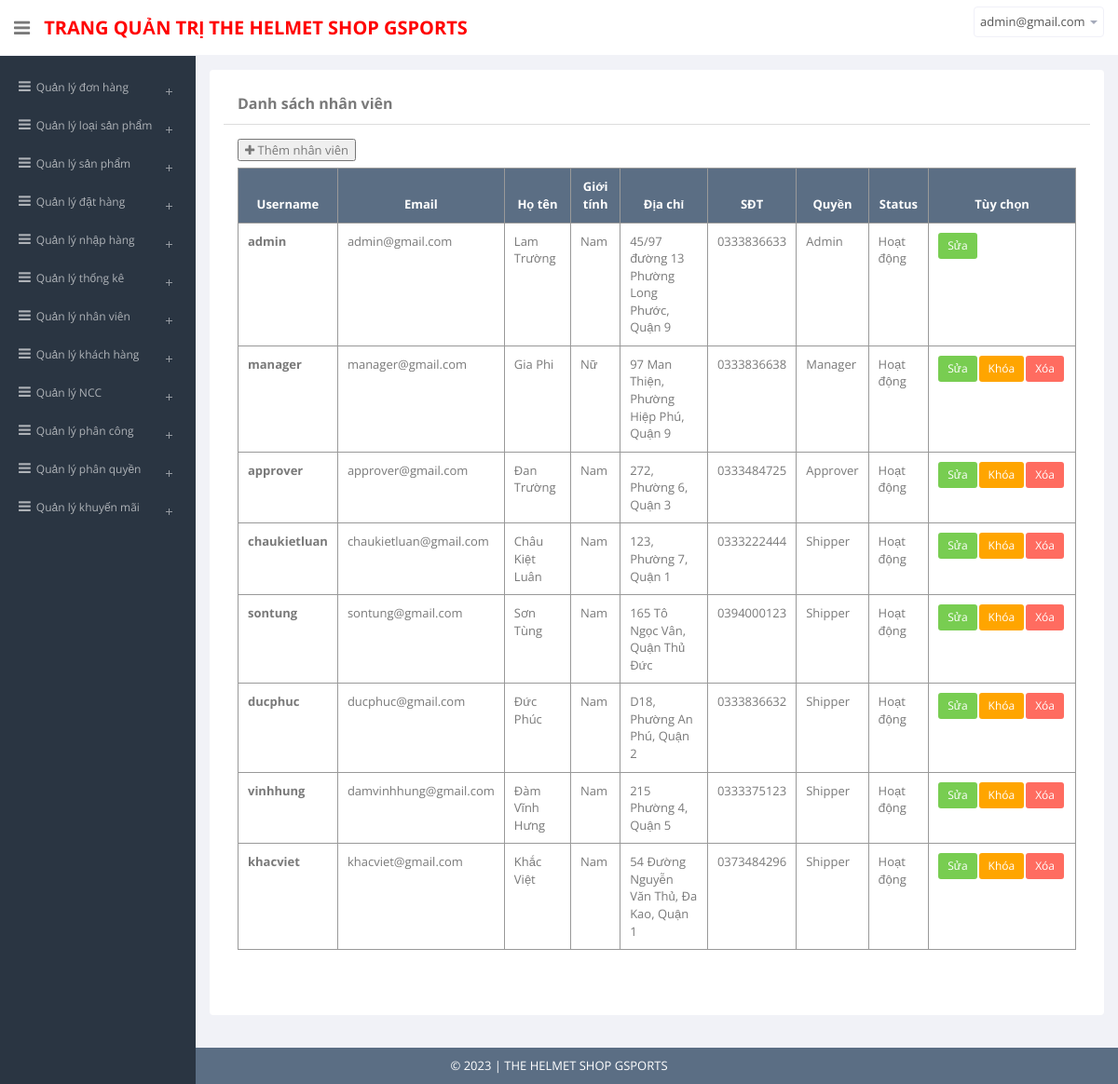
The app's page /admin/views/employees.php (signed in) with its own data.
### tables this page shows
CREATE TABLE `employee` (
  `id` int(12) NOT NULL,
  `username` varchar(12) NOT NULL,
  `email` varchar(50) NOT NULL,
  `password` varchar(12) NOT NULL,
  `name` varchar(50) NOT NULL,
  `gender` enum('Nam','Nữ') NOT NULL,
  `address` varchar(100) NOT NULL,
  `phone` varchar(10) NOT NULL,
  `status` int(1) NOT NULL,
  `id_role` int(11) NOT NULL
);

CREATE TABLE `role` (
  `id_role` int(11) NOT NULL,
  `name` varchar(20) NOT NULL,
  `description` varchar(400) NOT NULL
);

### admin/model/BaseModel.php (called while the page is built, shortened)
<?php
class BaseModel{
    public $db;
    function __construct(){
        try{
            $this->db = new PDO('mysql:host=127.0.0.1:3306;dbname=helmet_shop','root','');
            $this->db->exec('SET NAMES UTF8');
        } catch(PDOException $e){
            echo "Lỗi: ".$e->getMessage();
            die;
        }
    }
    function setStatement($sql,$value = []){
        $stmt = $this->db->prepare($sql);
        return $stmt;
    }
    function loadMoreRows($sql,$value=[]){
        $stmt = $this->setStatement($sql,$value);
        $check = $stmt->execute();
        return $stmt->fetchAll(PDO::FETCH_OBJ);
    }
}
?>

### admin/model/UserModel.php (called while the page is built, shortened)
<?php
	include_once('..\model\BaseModel.php');
	class UserModel extends BaseModel {
		function getEmployees() {
			$sql="SELECT e.id,e.username,e.password,e.name,e.email,e.address,e.gender,e.phone,e.status,e.id_role,r.name AS role_name
			FROM employee e
			INNER JOIN role r ON e.id_ROLE=r.id_role
			ORDER BY e.id_role";
			return  $this->loadMoreRows($sql);
		}
	}
?>

### admin/views/employees.php (the view, shortened to what this page needs)
<?php
	include_once('..\model\UserModel.php');
	$model=new UserModel;
	$employees=$model->getEmployees();
?>
<head>
    <?php include_once('..\views\common.php'); ?>
</head>
<body>
    <section id="container">
	<?php include_once('header.php')?>
	<?php if(isset($_SESSION['login_email'])) include_once('menu.php'); ?>
	<section id="main-content">
	<section class="wrapper">
    <div class="panel panel-body">
        <section class="content">
            <div class="panel panel-default">
				<div class="panel-heading">
					<b>Danh sách nhân viên</b>
				</div>
				<div class="panel-body">
				<button id='btnAddEmployee'><i class="fa fa-plus"></i> Thêm nhân viên</button><br/>
				<?php
					echo "<table class='table table-bordered table-hover'>";
					echo "<thead>";
					echo "<tr>";
					echo "<th style='text-align:center;'>Username</th>";
					echo "<th style='text-align:center;'>Email</th>";
					echo "<th style='text-align:center;'>Họ tên</th>";
					echo "<th style='text-align:center;'>Giới tính</th>";
					echo "<th style='text-align:center;'>Địa chỉ</th>";
					echo "<th style='text-align:center;'>SĐT</th>";
					echo "<th style='text-align:center;'>Quyền</th>";
					echo "<th style='text-align:center;'>Status</th>";
					echo "<th style='text-align:center;'>Tùy chọn</th>";
					echo "</tr>";
					echo "</thead>";
					foreach ($employees as $e) {
						echo "<tr>";
						echo "<td><b>".$e->username."</b></td>";
						echo "<td>".$e->email."</td>";
						echo "<td>".$e->name."</td>";
						echo "<td>".$e->gender."</td>";
						echo "<td>".$e->address."</td>";
						echo "<td>".$e->phone."</td>";
						echo "<td>".$e->role_name."</td>";
						$status=($e->status==1)?"Hoạt động":"Ngừng hoạt động";
						echo "<td>".$status."</td>";
                        echo "<td><span class='optionButtons'>";
                        echo "<button class='btn btn-sm btn-success btnEdit' username='$e->username' password='$e->password' email='$e->email' name='$e->name' gender='$e->gender' address='$e->address' phone='$e->phone' id_role='$e->id_role' status='$e->status'>Sửa</button>";
                        if ($e->username!='admin') {
                            if ($e->status==1)
                                echo "<button username='$e->username' class='btn btn-sm btn-danger btnLock'>Khóa</button>";
                            echo "<button id_employee='$e->id' username='$e->username' class='btn btn-sm btn-danger btnDelete'>Xóa</button>";
                        }
						echo "</span></td>";
						echo "</tr>";
					}
					echo "</table>";
				?>
				</div>
            </div>
        </section>
    </div>
</section>
</section>
<?php include_once('footer.php'); ?>
</section>
</body>
</html>

### admin/views/employees.php (style rules this page uses)
#btnAddEmployee { margin-bottom:7px; }

### records on screen
employee: username "admin", email "admin@gmail.com", name "Lam Trường", gender "Nam", address "45/97 đường 13 Phường Long Phước, Quận 9", phone "0333836633", id_role.name "Admin", status "Hoạt động"
employee: username "manager", email "manager@gmail.com", name "Gia Phi", gender "Nữ", address "97 Man Thiện, Phường Hiệp Phú, Quận 9", phone "0333836638", id_role.name "Manager", status "Hoạt động"
employee: username "approver", email "approver@gmail.com", name "Đan Trường", gender "Nam", address "272, Phường 6, Quận 3", phone "0333484725", id_role.name "Approver", status "Hoạt động"
employee: username "chaukietluan", email "chaukietluan@gmail.com", name "Châu Kiệt Luân", gender "Nam", address "123, Phường 7, Quận 1", phone "0333222444", id_role.name "Shipper", status "Hoạt động"
employee: username "sontung", email "sontung@gmail.com", name "Sơn Tùng", gender "Nam", address "165 Tô Ngọc Vân, Quận Thủ Đức", phone "0394000123", id_role.name "Shipper", status "Hoạt động"
employee: username "ducphuc", email "ducphuc@gmail.com", name "Đức Phúc", gender "Nam", address "D18, Phường An Phú, Quận 2", phone "0333836632", id_role.name "Shipper", status "Hoạt động"
employee: username "vinhhung", email "damvinhhung@gmail.com", name "Đàm Vĩnh Hưng", gender "Nam", address "215 Phường 4, Quận 5", phone "0333375123", id_role.name "Shipper", status "Hoạt động"
employee: username "khacviet", email "khacviet@gmail.com", name "Khắc Việt", gender "Nam", address "54 Đường Nguyễn Văn Thủ, Đa Kao, Quận 1", phone "0373484296", id_role.name "Shipper", status "Hoạt động"

### other values on screen
SHOP_NAME "THE HELMET SHOP GSPORTS"
$_SESSION['login_email'] "admin@gmail.com"
$key "Quản lý đơn hàng"
$key "Quản lý loại sản phẩm"
$key "Quản lý sản phẩm"
$key "Quản lý đặt hàng"
$key "Quản lý nhập hàng"
$key "Quản lý thống kê"
$key "Quản lý nhân viên"
$key "Quản lý khách hàng"
$key "Quản lý NCC"
$key "Quản lý phân công"
$key "Quản lý phân quyền"
$key "Quản lý khuyến mãi"
